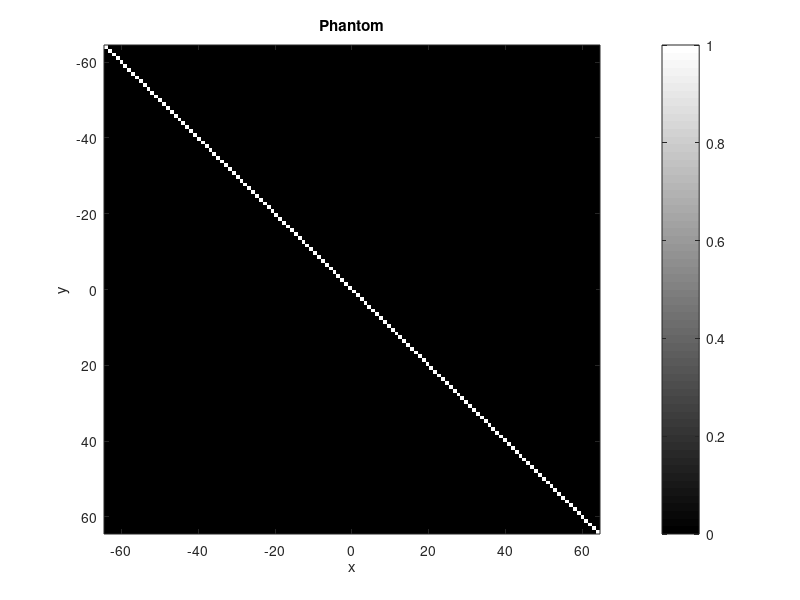

This figure's MATLAB source: (Note: this script raises an error after producing the figure.)
%% Size of reconstructed image
% N is the number of rows and columns in P, which is 256 respectively
N=256;

%% Signal to noise ratio
%SNR=0.1;

%% Create Phantom
%P = phantom('Shepp-Logan',N);

%Modified Shepp-Logan' gives better visual perception than 'Shepp-Logan'
%P = phantom('Modified Shepp-Logan',N);     %Fail-safe version

% a simple 2D delta function which is off-centre
%P = zeros(N);
%P(12,12)=1;

% a straight line
P=eye(N);

P = phantom('Modified Shepp-Logan',N); 
N=128;

%% Create Phantom P
%P = phantom('Shepp-Logan',N);

%Modified Shepp-Logan' gives better visual perception than 'Shepp-Logan'
%P = phantom('Modified Shepp-Logan',N);     %Fail-safe version

% a simple 2D delta function which is off-centre
%P = zeros(N);
%P(12,12)=1;

% a straight line
P=eye(N);

% Determine the range of x and y
x = linspace(-N/2,N/2,N);
y = x;

% Show and save the phantom
figure(1)
imagesc(x,y,P),colormap(gray),colorbar
title('Phantom'),xlabel('x'),ylabel('y')
print -dpng 1_phantom.png

%% Apply radon transformation
theta = 0:1:180; 
%we may change the number of beams that we use to cover 180 degree
[RT,XP] = radon(P,theta+90); 
%return a vector XP containing the radial coordinates corresponding to each
%row of RT

%% Apply noise to the Radon image
%Rf = Rf + SNR * ( rand(s_size,theta_size)*2 - 1 );

%% Apply noise to the Radon image
%Rf = Rf + SNR * ( rand(s_size,theta_size)*2 - 1 );


%% Show and save Radon image
figure(2)
imagesc(theta,s,Rf),colormap(gray),colorbar
title('Radon image'),xlabel('theta'),ylabel('s')
print -dpng 2_radon.png

%% Polar Fourier transform
FRf = fftshift(fft(Rf),1);         % Apply 1D Fourier transform in each column

% Determine the range of omega
dx=mean(diff(x));
dy=mean(diff(y));
ds=sqrt( dx^2 + dy^2 );
size_omega=size(FRf,1);
omega_max=2*pi/ds*max(s);
omega=linspace(-omega_max,omega_max,size_omega);

%% Show and save the Fourier transform image
figure(3)
imagesc(theta, omega, real(FRf)),colormap(gray),colorbar
xlabel('theta'),ylabel('omega_s')
title('Polar Fourier transform of Radon image, Real Part')
print -dpng 3a_fourier_radon_real.png

figure(4)
imagesc(theta, omega, imag(FRf)),colormap(gray),colorbar
xlabel('theta'),ylabel('omega_s')
title('Polar Fourier transform of Radon image, Imagimary Part')
print -dpng 3b_fourier_radon_imag.png

%% Change from polar to x-y coordinate
FRf_widescreen = horzcat(FRf,FRf,FRf,FRf);       % Increase the range of theta by four times

%% Determine the new range of theta and omega
[size_omega size_theta]=size(FRf_widescreen);
theta_max=max(theta);
omega_widescreen=omega;
theta_widescreen=linspace(-360,180+theta_max,size_theta);
[THETA OMEGA]=meshgrid(theta_widescreen,omega_widescreen);

%% DEBUG: show and save the widescreen image
if(DEBUG)
figure(98)
imagesc(theta_widescreen, omega_widescreen, real(FRf_widescreen)),colormap(gray),colorbar
xlabel('theta'),ylabel('omega_s')
title('Polar Fourier transform of Radon image, Real Part')
print -dpng 3c_fourier_radon_real.png

figure(99)
imagesc(theta_widescreen, omega_widescreen, imag(FRf_widescreen)),colormap(gray),colorbar
xlabel('theta'),ylabel('omega_s')
title('Polar Fourier transform of Radon image, Imagimary Part')
print -dpng 3d_fourier_radon_imag.png
end

% Determine range of the desired xy scale
x = linspace(-N/2,N/2,N);
y = x;
omega_x_max=2*pi/dx*max(x)/sqrt(2);
omega_x = linspace(-omega_x_max,omega_x_max,N);
omega_y = omega_x;
[WX WY]=meshgrid( omega_x , omega_y );
xy_to_theta = atan2(WY,WX).*180./pi;
xy_to_omega = sqrt( WX.^2 + WY.^2 );

F2f = interp2(THETA,OMEGA,FRf_widescreen,xy_to_theta,xy_to_omega);
F2f(isnan(F2f))=0;        % set all NaN (Not a Number) error to zero

figure(5)
imagesc(x,y,real(F2f)),colormap(gray),colorbar
xlabel('omega_x'),ylabel('omega_y')
title('polar to x-y cubic interpolation, Real Part')
print -dpng 4a_fourier_xy_real.png

figure(6)
imagesc(x, y, imag(F2f)),colormap(gray),colorbar
xlabel('omega_x'),ylabel('omega_y')
title('polar to x-y cubic interpolation, Imaginary Part')
print -dpng 4b_fourier_xy_imag.png

%% inverse FFT
f = ifft2(fftshift(F2f));

figure(7)
imagesc(x,y,real(f)),colormap(gray),colorbar
xlabel('x'),ylabel('y')
title('Reconstructed Image, Real Part')
print -dpng 5_reconstruct_xy_real.png

figure(8)
imagesc(x,y,imag(f)),colormap(gray),colorbar
xlabel('x'),ylabel('y')
title('Reconstructed Image, Imaginary Part')
print -dpng 5_reconstruct_xy_imag.png
